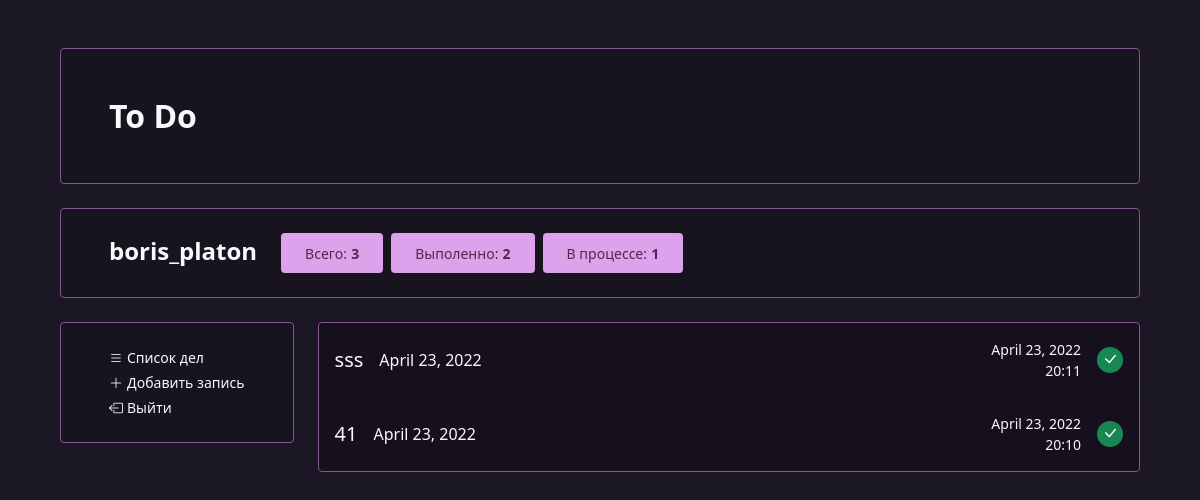
The page /affairs/?affair_status=completed (signed in) on the database its author committed.
### users/models.py (models this page shows, shortened)
class User(AbstractUser):
    @property
    def in_process_affairs_amount(self):
        return self.get_in_process_affairs().count()
    def get_in_process_affairs(self, *args):
        if args:
            return self.affair_set.filter(date_end__isnull=True).values(*args)
        return self.affair_set.filter(date_end__isnull=True)
    @property
    def completed_affairs_amount(self):
        return self.get_completed_affairs().count()
    def get_completed_affairs(self, *args):
        if args:
            return self.affair_set.exclude(date_end__isnull=True).values(*args)
        return self.affair_set.exclude(date_end__isnull=True)

### affairs/models.py (models this page shows, shortened)
class Affair(models.Model):
    title = models.CharField(max_length=128, verbose_name='Заголовок')
    text = models.TextField(max_length=2048, verbose_name='Описание', blank=True)
    date_add = models.DateTimeField(auto_now_add=True, verbose_name='Дата добавления')
    date_end = models.DateTimeField(verbose_name='Дата выполнения', blank=True, null=True)
    is_completed = models.BooleanField(verbose_name='Задание выполнено', default=False)
    author = models.ForeignKey(to=settings.AUTH_USER_MODEL, on_delete=models.CASCADE, verbose_name='Автор')
    class Meta:
        ordering = ["is_completed", "-date_add"]

### affairs/views.py (the view)
# urls.py: path('', views.home, name="home"),
@login_required
def home(request):
    context = {
        "affairs_list": get_affairs_list(request,
                                         values_list=['title', 'date_add', 'is_completed', 'pk', 'date_end'])
    }
    return render(request, 'affairs/home.html', context=context)

### affairs/services.py (called while the page is built)
def get_affairs_list(request, values_list: list = None):
    affair_status = request.GET.get('affair_status', "")
    if affair_status == 'completed':
        return request.user.get_completed_affairs(*values_list)
    elif affair_status == 'process':
        return request.user.get_in_process_affairs(*values_list)
    return request.user.get_affairs_list(*values_list)

### affairs/templates/affairs/home.html
{% extends 'affairs/base.html' %}
{% block content %}
<div class="rounded menu">
    {% if affairs_list %}
        {% for affair in affairs_list %}
        <a href="{% url 'affairs:affair' affair_id=affair.pk %}" class='p-0'>
            <div class='task p-3 rounded'>
                <div class='row text-light g-3'>
                    <div class="col-auto d-flex align-items-center">
                        <span class='lead'>{{ affair.title }}</span>
                    </div>
                    <div class="col-auto d-flex align-items-center">
                        <span class='lead fs-6'>{{ affair.date_add|date:'F j, Y' }}</span>
                    </div>
                    <div class="col d-flex justify-content-end align-items-center">
                        <div class="d-flex justify-content-end align-items-center text-center">
                            {% if affair.is_completed %}
                                <div class="d-flex flex-column justify-content-center align-items-end me-3">
                                    <small>{{ affair.date_end|date:'F j, Y' }}</small>
                                    <small>{{ affair.date_end|date:'H:i' }}</small>
                                </div>
                                <div class="circle  bg-success">
                                    <i class="bi bi-check-lg"></i>
                                </div>
                            {% else %}
                                <div class="circle bg-warning">
                                    <i class="bi bi-x text-dark"></i>
                                </div>
                            {% endif %}
                        </div>
                    </div>
                </div>
            </div>
        </a>
        {% endfor %}
    {% else %}
        <div class="p-4 px-5">
            <small class='text-light'>Здесь пока ничего нет!</small>
        </div>
    {% endif %}
</div>
{% endblock %}

### affairs/templates/affairs/base.html (shortened to what this page needs)
{% load static %}
<!DOCTYPE html>
<html lang="en">
<head>
	<link href="https://cdn.jsdelivr.net/npm/bootstrap@5.1.3/dist/css/bootstrap.min.css" rel="stylesheet">
	<link rel="stylesheet" href="https://cdn.jsdelivr.net/npm/bootstrap-icons@1.8.1/font/bootstrap-icons.css">
	<link rel="stylesheet" href="{% static 'base/css/base.css' %}">
</head>
<body>
<div class="p-5">
	<div class="container">
		<div class="row g-4">
            <div class="col-12">
                <div class="p-5 rounded menu">
                	<a href="{% url 'affairs:home' %}">
        	            <h2 class='m-0 fw-bold text-light'>
        	                To Do
        	            </h2>
                    </a>
                </div>
            </div>
            <div class="col-12">
                <div class="p-4 px-5 rounded menu">
                    <div class="row g-4">
                        <div class="col-auto">
                            <span class='m-0 fs-4 text-light fw-bold'>{{ request.user.username }}</span>
                        </div>
                        <div class="col-auto">
                            <div class="row g-2">
                                <div class='col-auto'>
                                	<a href="{% url 'affairs:home' %}">
        	                            <div class="py-2 px-4 rounded completed">
        	                                <small>Всего:</small>
        	                                <small class="fw-bold">{{ request.user.affair_set.count }}</small>
        	                            </div>
                                    </a>
                                </div>
                                <div class='col-auto'>
                                	<a href="{% url 'affairs:home' %}?affair_status=completed">
        	                            <div class="py-2 px-4 rounded completed">
        	                                <small>Выполенно:</small>
        	                                <small class="fw-bold">{{ request.user.completed_affairs_amount }}</small>
        	                            </div>
        	                        </a>
                                </div>
                                <div class='col-auto'>
                                	<a href="{% url 'affairs:home' %}?affair_status=process">
        	                            <div class="py-2 px-4 rounded completed">
        	                                <small>В процессе:</small>
        	                                <small class="fw-bold">{{ request.user.in_process_affairs_amount }}</small>
        	                            </div>
        	                        </a>
                                </div>
                            </div>
                        </div>
                    </div>
                </div>
            </div>
            <div class="col-auto">
                <div class="p-4 px-5 rounded menu">
                    <div class="d-flex flex-column">
                            <small class="mb-1"><a href="{% url 'affairs:home' %}" class="link-light"><i class="bi bi-list me-1"></i>Список дел</a></small>
                            <small class="mb-1"><a href="{% url 'affairs:add_affair' %}" class="link-light"><i class="bi bi-plus-lg me-1"></i>Добавить запись</a></small>
                            <small><a href="{% url 'users:logout' %}" class="link-light"><i class="bi bi-box-arrow-left me-1"></i>Выйти</a></small>
                    </div>
                </div>
            </div>
            <div class="col">
                {% block content %}
                {% endblock %}
            </div>
        </div>
	</div>
</div>
</body>
</html>

### static/base/css/base.css (style rules this page uses)
body { background: #1b1724; }
a { text-decoration: none; cursor: pointer; }
.menu { border: 1px solid #84578f; background: #17131f; }
.task { background: rgba(23, 6, 26, 0.2); transition: 0.1s all ease-out; }
.completed { background: #dca2eb; color: #57274f; transition: 0.2s all ease-out; }
.circle { width: 26px; height: 26px; border-radius: 13px; }

### rows shown on the page
User: user.username "boris_platon", user.affair_set.count "3", user.completed_affairs_amount "2", user.in_process_affairs_amount "1"
Affair: title "sss", date_add "April 23, 2022", date_end "April 23, 2022", date_end "20:11"
Affair: title "41", date_add "April 23, 2022", date_end "April 23, 2022", date_end "20:10"
